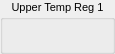
          <widget class="QGroupBox" name="UpperTempReg1">
           <property name="maximumSize">
            <size>
             <width>115</width>
             <height>16777215</height>
            </size>
           </property>
           <property name="font">
            <font>
             <pointsize>8</pointsize>
            </font>
           </property>
           <property name="title">
            <string>Upper Temp Reg 1</string>
           </property>
           <property name="alignment">
            <set>Qt::AlignHCenter|Qt::AlignTop</set>
           </property>
           <widget class="KLed" name="uTmpReg1AssertLed">
            <property name="geometry">
             <rect>
              <x>10</x>
              <y>25</y>
              <width>10</width>
              <height>20</height>
             </rect>
            </property>
            <property name="state">
             <enum>KLed::Off</enum>
            </property>
            <property name="shape">
             <enum>KLed::Rectangular</enum>
            </property>
            <property name="look">
             <enum>KLed::Flat</enum>
            </property>
            <property name="color">
             <color>
              <red>255</red>
              <green>0</green>
              <blue>0</blue>
             </color>
            </property>
           </widget>
           <widget class="KLed" name="uTmpReg1ReadLed">
            <property name="geometry">
             <rect>
              <x>20</x>
              <y>25</y>
              <width>10</width>
              <height>20</height>
             </rect>
            </property>
            <property name="state">
             <enum>KLed::Off</enum>
            </property>
            <property name="shape">
             <enum>KLed::Rectangular</enum>
            </property>
            <property name="look">
             <enum>KLed::Flat</enum>
            </property>
            <property name="color">
             <color>
              <red>255</red>
              <green>255</green>
              <blue>0</blue>
             </color>
            </property>
           </widget>
           <widget class="KLed" name="uTmpReg1Bit7">
            <property name="geometry">
             <rect>
              <x>30</x>
              <y>25</y>
              <width>10</width>
              <height>20</height>
             </rect>
            </property>
            <property name="state">
             <enum>KLed::Off</enum>
            </property>
            <property name="shape">
             <enum>KLed::Rectangular</enum>
            </property>
            <property name="look">
             <enum>KLed::Flat</enum>
            </property>
            <property name="color">
             <color>
              <red>0</red>
              <green>255</green>
              <blue>0</blue>
             </color>
            </property>
           </widget>
           <widget class="KLed" name="uTmpReg1Bit6">
            <property name="geometry">
             <rect>
              <x>40</x>
              <y>25</y>
              <width>10</width>
              <height>20</height>
             </rect>
            </property>
            <property name="state">
             <enum>KLed::Off</enum>
            </property>
            <property name="shape">
             <enum>KLed::Rectangular</enum>
            </property>
            <property name="look">
             <enum>KLed::Flat</enum>
            </property>
            <property name="color">
             <color>
              <red>0</red>
              <green>255</green>
              <blue>0</blue>
             </color>
            </property>
           </widget>
           <widget class="KLed" name="uTmpReg1Bit5">
            <property name="geometry">
             <rect>
              <x>50</x>
              <y>25</y>
              <width>10</width>
              <height>20</height>
             </rect>
            </property>
            <property name="state">
             <enum>KLed::Off</enum>
            </property>
            <property name="shape">
             <enum>KLed::Rectangular</enum>
            </property>
            <property name="look">
             <enum>KLed::Flat</enum>
            </property>
            <property name="color">
             <color>
              <red>0</red>
              <green>255</green>
              <blue>0</blue>
             </color>
            </property>
           </widget>
           <widget class="KLed" name="uTmpReg1Bit4">
            <property name="geometry">
             <rect>
              <x>60</x>
              <y>25</y>
              <width>10</width>
              <height>20</height>
             </rect>
            </property>
            <property name="state">
             <enum>KLed::Off</enum>
            </property>
            <property name="shape">
             <enum>KLed::Rectangular</enum>
            </property>
            <property name="look">
             <enum>KLed::Flat</enum>
            </property>
            <property name="color">
             <color>
              <red>0</red>
              <green>255</green>
              <blue>0</blue>
             </color>
            </property>
           </widget>
           <widget class="KLed" name="uTmpReg1Bit1">
            <property name="geometry">
             <rect>
              <x>90</x>
              <y>25</y>
              <width>10</width>
              <height>20</height>
             </rect>
            </property>
            <property name="state">
             <enum>KLed::Off</enum>
            </property>
            <property name="shape">
             <enum>KLed::Rectangular</enum>
            </property>
            <property name="look">
             <enum>KLed::Flat</enum>
            </property>
            <property name="color">
             <color>
              <red>0</red>
              <green>255</green>
              <blue>0</blue>
             </color>
            </property>
           </widget>
           <widget class="KLed" name="uTmpReg1Bit3">
            <property name="geometry">
             <rect>
              <x>70</x>
              <y>25</y>
              <width>10</width>
              <height>20</height>
             </rect>
            </property>
            <property name="state">
             <enum>KLed::Off</enum>
            </property>
            <property name="shape">
             <enum>KLed::Rectangular</enum>
            </property>
            <property name="look">
             <enum>KLed::Flat</enum>
            </property>
            <property name="color">
             <color>
              <red>0</red>
              <green>255</green>
              <blue>0</blue>
             </color>
            </property>
           </widget>
           <widget class="KLed" name="uTmpReg1Bit0">
            <property name="geometry">
             <rect>
              <x>100</x>
              <y>25</y>
              <width>10</width>
              <height>20</height>
             </rect>
            </property>
            <property name="state">
             <enum>KLed::Off</enum>
            </property>
            <property name="shape">
             <enum>KLed::Rectangular</enum>
            </property>
            <property name="look">
             <enum>KLed::Flat</enum>
            </property>
            <property name="color">
             <color>
              <red>0</red>
              <green>255</green>
              <blue>0</blue>
             </color>
            </property>
           </widget>
           <widget class="KLed" name="uTmpReg1Bit2">
            <property name="geometry">
             <rect>
              <x>80</x>
              <y>25</y>
              <width>10</width>
              <height>20</height>
             </rect>
            </property>
            <property name="state">
             <enum>KLed::Off</enum>
            </property>
            <property name="shape">
             <enum>KLed::Rectangular</enum>
            </property>
            <property name="look">
             <enum>KLed::Flat</enum>
            </property>
            <property name="color">
             <color>
              <red>0</red>
              <green>255</green>
              <blue>0</blue>
             </color>
            </property>
           </widget>
          </widget>
